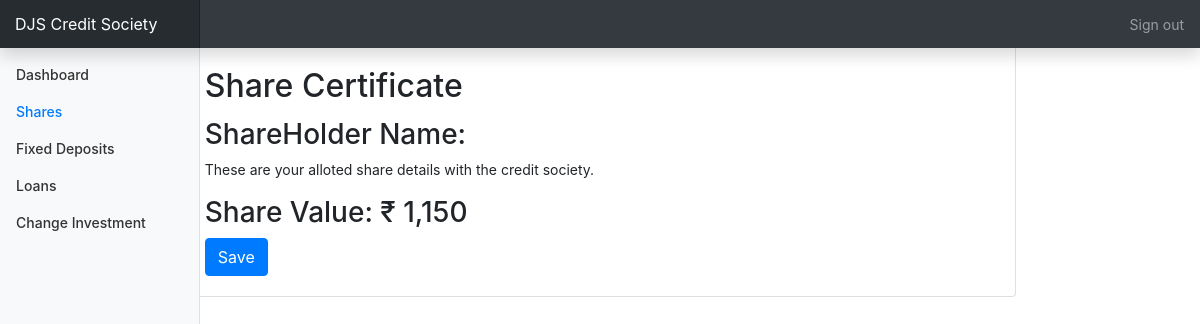
Before: /status/shares (signed in) with the older database file.
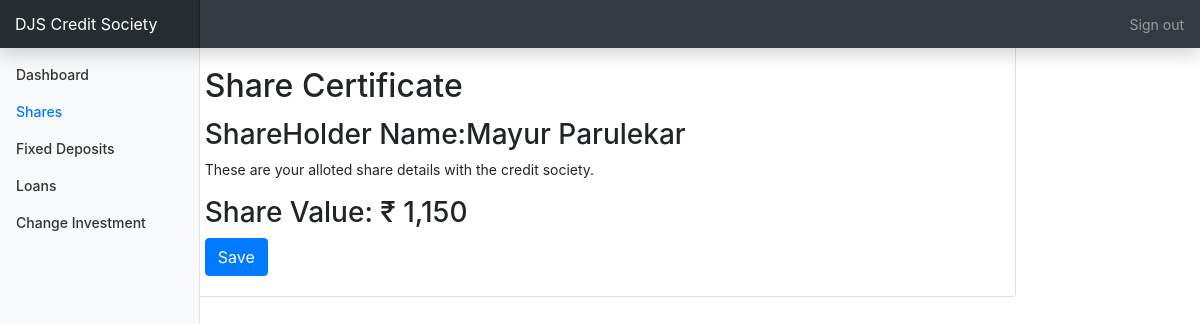
After: the same page with the newer database file.
### status/models.py (models this page shows, shortened)
class Account(models.Model):
    monthlyDeduction=models.IntegerField()
    corpus=models.IntegerField(default=0,blank=True)
    sapid=models.IntegerField(default=0)
    dividend=models.FloatField(null=True,blank=True)
    name=models.CharField(max_length=50,null=False,default='')
    accountholder=models.ForeignKey(User,on_delete=models.SET_NULL,null=True,blank=False)
    dateofjoining=models.DateField()
    department=models.ForeignKey(Department,on_delete=models.SET_NULL,null=True,blank=False,related_name='department')

### status/views.py (the view)
# urls.py: path('shares',views.shares,name="shares"),
@login_required
def shares(request):
    current_user_id=request.user.username
    shares=Shares.objects.filter(shareholdersName__username__icontains=current_user_id).get()
    Accountholder=Account.objects.filter(accountholder__username__icontains=current_user_id).get()
    context={
        'Accountholder':Accountholder,
        'shares':shares,
        'share':"active",
    }
    return render (request,'shares.html',context=context)

### status/templates/shares.html (shortened to what this page needs)
{%extends 'details.html'%}
{% load humanize %}
{%block content%}
<div class="container" style="top-margin:70px">
<h1 class="h2">Shares</h1>
  <div class="container justify-content-center" >
    <div class="row justify-content-center">
      <div class="card w-75 h-75">
          <div class="card-body">
            <h2 class="card-title">Share Certificate</h2>
            <h3>ShareHolder Name:{{Accountholder.name}}</h3>
            <p class="card-text">These are your alloted share details with the credit society.</p>
            <h3>Share Value: &#x20b9; {{shares.valueoftheshares|intcomma }}</h3>
            <a href="{% url 'status:GeneratePdf'%}" class="btn btn-primary" target="_blank ">Save</a>
          </div>
        </div>
      </div>
    </div>
</div>
{%endblock%}

Changed rows visible on the page:
now on this page (row edited): Account: name "Mayur Parulekar"
